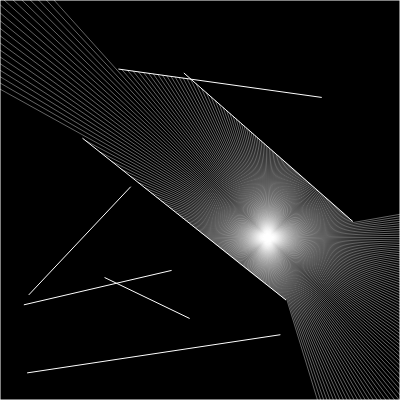
Frame 1 (no input)
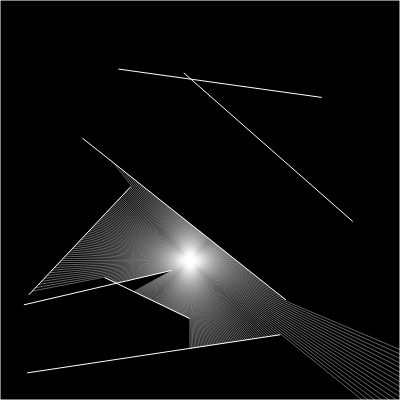
Frame 60 (no input)
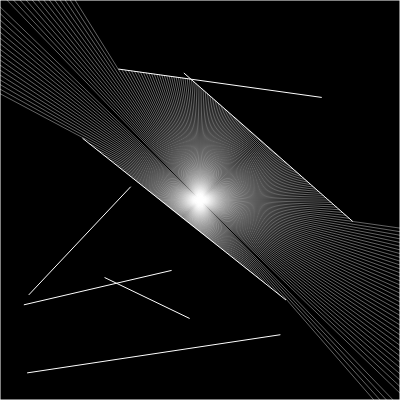
Frame 120 (the mouse pressed at the canvas centre since frame 60)

The p5.js sketch that drew these frames (run headless with seeded random() and noise() and a simulated clock; from frame 60 on, the mouse is pressed at the canvas centre):

// p5.js sketch
// ── sketch.js
let walls = [];
let ray;
let particle;

let xoff = 0;
let yoff = 1000;

function setup() {
  createCanvas(400, 400);

  for (let i = 0; i < 7; i++) {
    let x1 = random(width);
    let x2 = random(width);
    let y1 = random(height);
    let y2 = random(height);
    walls.push(new Boundary(x1, y1, x2, y2));
  }

  walls.push(new Boundary(0, 0, 0, height));
  walls.push(new Boundary(0, 0, width, 0));
  walls.push(new Boundary(width, 0, width, height));
  walls.push(new Boundary(0, height, width, height));

  particle = new Particle();
}

function draw() {
  background(0);

  for (let wall of walls) {
    wall.show();
  }

  if (mouseIsPressed) {
    particle.update(mouseX, mouseY);
  } else {
    particle.update(noise(xoff) * width, noise(yoff) * height);
  }
  particle.show();
  particle.look(walls);

  xoff += 0.005;
  yoff += 0.005;

  // ray.lookAt(mouseX, mouseY);

  // let pt = ray.cast(wall);
  // if (pt) {
  //   fill(255);
  //   ellipse(pt.x, pt.y, 8, 8);
  // }
}

// ── boundary.js
class Boundary {
  constructor(x, y, xx, yy) {
    this.a = createVector(x, y);
    this.b = createVector(xx, yy);
  }

  show() {
    stroke(255);
    line(this.a.x, this.a.y, this.b.x, this.b.y);
  }
}

// ── particle.js
class Particle {
  constructor() {
    this.pos = createVector(width / 2, height / 2);
    this.rays = [];

    for (let i = 0; i < 360; i += 1) {
      this.rays.push(new Ray(this.pos, radians(i)));
    }
  }

  update(x, y) {
    this.pos.set(x, y);
  }

  show() {
    fill(255);
    ellipse(this.pos.x, this.pos.y, 4);

    // for (let ray of this.rays) {
    //   ray.show();
    // }
  }

  look(walls) {
    for (let ray of this.rays) {
      let record = Infinity;
      let closest = null;
      for (let wall of walls) {
        const pt = ray.cast(wall);
        if (pt) {
          const d = p5.Vector.dist(this.pos, pt);
          if (d < record) {
            record = d;
            closest = pt;
          }
        }
      }
      if (closest) {
        stroke(255, 100);
        line(this.pos.x, this.pos.y, closest.x, closest.y);
      }
    }
  }
}

// ── ray.js
class Ray {
  constructor(pos, angle) {
    this.pos = pos;
    this.dir = p5.Vector.fromAngle(angle);
  }

  lookAt(x, y) {
    this.dir.x = x - this.pos.x;
    this.dir.y = y - this.pos.y;
    this.dir.normalize();
  }

  show() {
    stroke(255);
    push();
    translate(this.pos.x, this.pos.y);
    line(0, 0, this.dir.x * 10, this.dir.y * 10);
    pop();
  }

  cast(wall) {
    const x1 = wall.a.x;
    const y1 = wall.a.y;
    const x2 = wall.b.x;
    const y2 = wall.b.y;

    const x3 = this.pos.x;
    const y3 = this.pos.y;
    const x4 = this.pos.x + this.dir.x;
    const y4 = this.pos.y + this.dir.y;

    const den = (x1 - x2) * (y3 - y4) - (y1 - y2) * (x3 - x4);
    if (den == 0) {
      return;
    }

    const t = ((x1 - x3) * (y3 - y4) - (y1 - y3) * (x3 - x4)) / den;
    const u = - ((x1 - x2) * (y1 - y3) - (y1 - y2) * (x1 - x3)) / den;

    if (t > 0 && t < 1 && u > 0) {
      const pt = createVector();
      pt.x = x1 + t * (x2 - x1);
      pt.y = y1 + t * (y2 - y1);
      return pt;
    } else {
      return;
    }

  }
}
